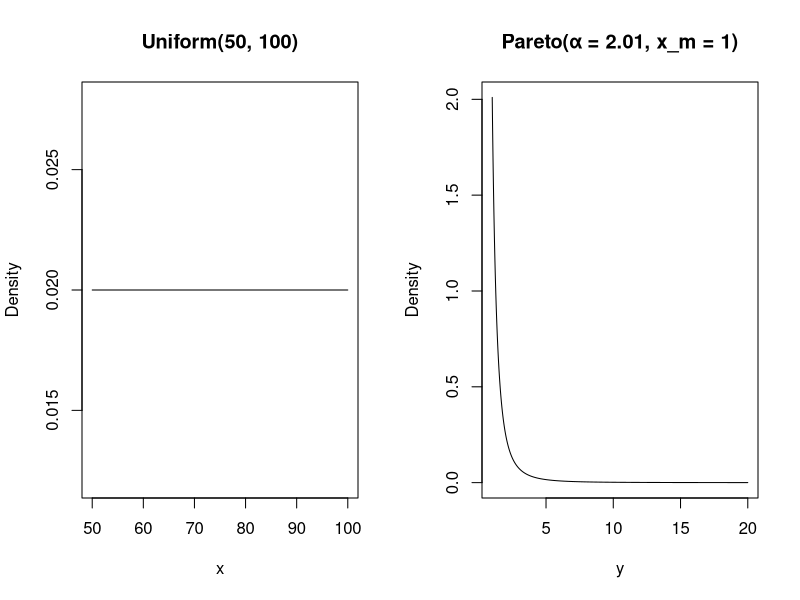
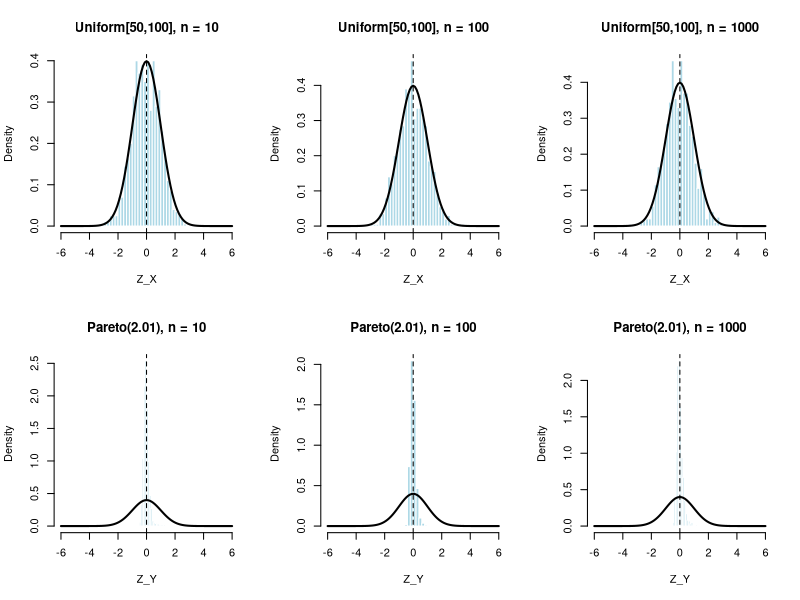

These charts were generated, in order, by the following R code:
## Speed of convergence: Uniform(50,100) vs Pareto(alpha = 2.01, xm = 1)
set.seed(123)

## Parameters
B <- 1000
n_vals <- c(10, 100, 1000)

## X ~ Uniform(50, 100)
a <- 50
b <- 100
mu_X <- (a + b) / 2                   # = 75
sigma2_X <- (b - a)^2 / 12            # = 2500/12
sigma_X <- sqrt(sigma2_X)

## Y ~ Pareto(alpha, xm = 1), pdf f(y) = alpha * y^(-alpha-1), y >= 1
alpha <- 2.01
mu_Y <- alpha / (alpha - 1)           # = 2.01 / 1.01
sigma2_Y <- alpha / ((alpha - 1)^2 * (alpha - 2))  # finite since alpha > 2
sigma_Y <- sqrt(sigma2_Y)

## 1) Plot densities (pmf/pdf)
par(mfrow = c(1, 2))
curve(dunif(x, a, b), from = a, to = b, n = 1000,
      xlab = "x", ylab = "Density", main = "Uniform(50, 100)")
curve(alpha * x^(-alpha - 1), from = 1, to = 20, n = 2000,
      xlab = "y", ylab = "Density", main = "Pareto(α = 2.01, x_m = 1)")

## 2) Monte Carlo: standardized means, histograms with N(0,1) overlay
par(mfrow = c(2, 3))
xlim_std <- c(-6, 6)
n_bins   <- 40

## --- n = 10 ---
n <- 10
Zx <- numeric(B)
for (b_iter in 1:B) {
  x <- runif(n, a, b)
  Zx[b_iter] <- (mean(x) - mu_X) / (sigma_X / sqrt(n))
}
hist(Zx, probability = TRUE, breaks = n_bins, xlim = xlim_std,
     main = "Uniform[50,100], n = 10", xlab = "Z_X",
     col = "lightblue", border = "white")
curve(dnorm(x), add = TRUE, lwd = 2)
abline(v = 0, lty = 2)



## --- n = 100 ---
n <- 100
Zx <- numeric(B)
for (b_iter in 1:B) {
  x <- runif(n, a, b)
  Zx[b_iter] <- (mean(x) - mu_X) / (sigma_X / sqrt(n))
}
hist(Zx, probability = TRUE, breaks = n_bins, xlim = xlim_std,
     main = "Uniform[50,100], n = 100", xlab = "Z_X",
     col = "lightblue", border = "white")
curve(dnorm(x), add = TRUE, lwd = 2)
abline(v = 0, lty = 2)

## --- n = 1000 ---
n <- 1000
Zx <- numeric(B)
for (b_iter in 1:B) {
  x <- runif(n, a, b)
  Zx[b_iter] <- (mean(x) - mu_X) / (sigma_X / sqrt(n))
}
hist(Zx, probability = TRUE, breaks = n_bins, xlim = xlim_std,
     main = "Uniform[50,100], n = 1000", xlab = "Z_X",
     col = "lightblue", border = "white")
curve(dnorm(x), add = TRUE, lwd = 2)
abline(v = 0, lty = 2)

Zy <- numeric(B)
for (b_iter in 1:B) {
  u <- runif(n)
  y <- u^(-1/alpha)   # inverse-CDF for Pareto with xm = 1
  Zy[b_iter] <- (mean(y) - mu_Y) / (sigma_Y / sqrt(n))
}
hist(Zy, probability = TRUE, breaks = n_bins, xlim = xlim_std,
     main = "Pareto(2.01), n = 10", xlab = "Z_Y",
     col = "lightblue", border = "white")
curve(dnorm(x), add = TRUE, lwd = 2)
abline(v = 0, lty = 2)

Zy <- numeric(B)
for (b_iter in 1:B) {
  u <- runif(n)
  y <- u^(-1/alpha)
  Zy[b_iter] <- (mean(y) - mu_Y) / (sigma_Y / sqrt(n))
}
hist(Zy, probability = TRUE, breaks = n_bins, xlim = xlim_std,
     main = "Pareto(2.01), n = 100", xlab = "Z_Y",
     col = "lightblue", border = "white")
curve(dnorm(x), add = TRUE, lwd = 2)
abline(v = 0, lty = 2)



Zy <- numeric(B)
for (b_iter in 1:B) {
  u <- runif(n)
  y <- u^(-1/alpha)
  Zy[b_iter] <- (mean(y) - mu_Y) / (sigma_Y / sqrt(n))
}
hist(Zy, probability = TRUE, breaks = n_bins, xlim = xlim_std,
     main = "Pareto(2.01), n = 1000", xlab = "Z_Y",
     col = "lightblue", border = "white")
curve(dnorm(x), add = TRUE, lwd = 2)
abline(v = 0, lty = 2)
